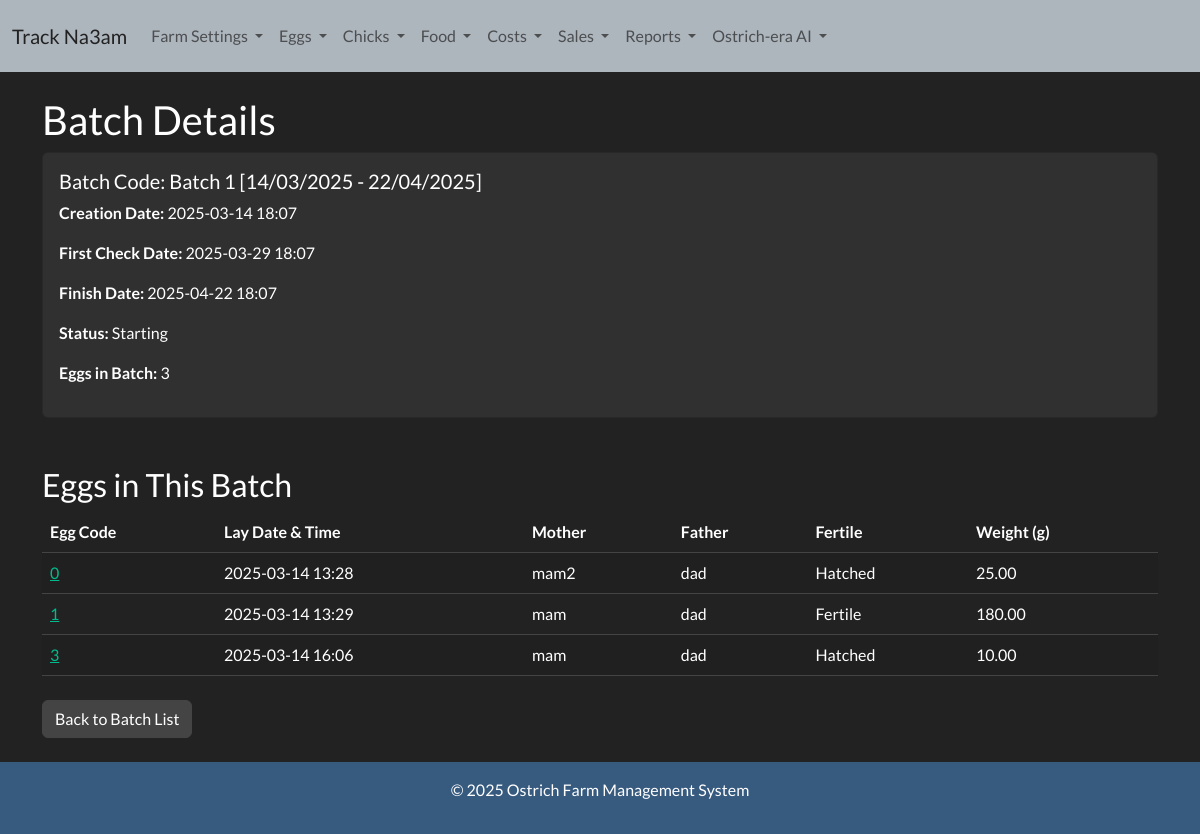
Page /batch-detail/1/ on the committed database.
### ostrich/models.py (models this page shows, shortened)
class Batch(models.Model):
    creation_date = models.DateTimeField(default=timezone.now)
    first_check_date = models.DateTimeField(blank=True, null=True)
    finish_date = models.DateTimeField(blank=True, null=True)
    batch_code = models.CharField(max_length=100, unique=True, blank=True)
    @property
    def status(self):
        now = timezone.now()
        if now < self.first_check_date:
            return "Starting"
        elif self.first_check_date <= now < self.finish_date:
            return "First Check Done"
        else:
            return "Finished"
    @property
    def number_of_eggs(self):
        return self.eggs.count()

class Egg(models.Model):
    sale_choices = (
        ('exists','exists'),
        ('sold','sold')
    )
    egg_code = models.CharField(max_length=50, unique=True)
    lay_date_time = models.DateTimeField(default=timezone.now)
    mother = models.ForeignKey('Ostrich', on_delete=models.PROTECT, related_name='eggs_laid', null=True, blank=True)
    father = models.ForeignKey('Ostrich', on_delete=models.PROTECT, related_name='eggs_fathered', null=True, blank=True)
    fertile = models.CharField(
        max_length=20,
        default='Waiting First Check',
        choices=[
            ('Waiting First Check', 'Waiting First Check'),
            ('Fertile', 'Fertile'),
            ('Not Fertile', 'Not Fertile')
        ]
    )
    weight = models.DecimalField(max_digits=5, decimal_places=2, null=True, blank=True)
    batch = models.ForeignKey('Batch', on_delete=models.SET_NULL, null=True, blank=True, related_name='eggs')
    status = models.CharField(max_length= 100, default="exists",choices = sale_choices, null=True)

class Ostrich(models.Model):
    gender_choices= (
        ('male','male'),
        ('female','female')
    )
    existance_choices = (
        ('exists','exists'),
        ('sold', 'sold'),
        ('slaughtered','Slaughtered')
    )
    family = models.ForeignKey(Family, on_delete=models.CASCADE, related_name='ostriches')
    name = models.CharField(max_length=100)
    age = models.IntegerField(blank=True, null=True)
    gender = models.CharField(max_length= 100, choices = gender_choices, null=True)
    status = models.CharField(max_length= 100, default="exists",choices = existance_choices, null=True)

### ostrich/views.py (the view)
# urls.py: path('batch-detail/<int:batch_id>/', views.batch_detail, name='batch_detail'),
def batch_detail(request, batch_id):
    batch = get_object_or_404(Batch, id=batch_id)
    return render(request, 'eggs/batch_detail.html', {'batch': batch})

### templates/eggs/batch_detail.html
{% extends 'base.html' %}
{% block content %}
<h2>Batch Details</h2>
<div class="card">
    <div class="card-body">
        <h5 class="card-title">Batch Code: {{ batch.batch_code }}</h5>
        <p><strong>Creation Date:</strong> {{ batch.creation_date|date:"Y-m-d H:i" }}</p>
        <p><strong>First Check Date:</strong> {{ batch.first_check_date|date:"Y-m-d H:i" }}</p>
        <p><strong>Finish Date:</strong> {{ batch.finish_date|date:"Y-m-d H:i" }}</p>
        <p><strong>Status:</strong> {{ batch.status }}</p>
        <p><strong>Eggs in Batch:</strong> {{ batch.number_of_eggs }}</p>
    </div>
</div>
<br><br>
<h3>Eggs in This Batch</h3>
<table class="table table-striped">
    <thead>
        <tr>
            <th>Egg Code</th>
            <th>Lay Date & Time</th>
            <th>Mother</th>
            <th>Father</th>
            <th>Fertile</th>
            <th>Weight (g)</th>
        </tr>
    </thead>
    <tbody>
        {% for egg in batch.eggs.all %}
        <tr>
            <td><a href="{% url 'egg_detail' egg.egg_code %}">{{ egg.egg_code }}</a></td>
            <td>{{ egg.lay_date_time|date:"Y-m-d H:i" }}</td>
            <td>{{ egg.mother.name|default:"N/A" }}</td>
            <td>{{ egg.father.name|default:"N/A" }}</td>
            <td>{{ egg.fertile }}</td>
            <td>{{ egg.weight|default:"N/A" }}</td>
        </tr>
        {% empty %}
        <tr>
            <td colspan="6" class="text-center">No eggs in this batch.</td>
        </tr>
        {% endfor %}
    </tbody>
</table>
<div class="mt-4">
    <a href="{% url 'batch_list' %}" class="btn btn-secondary">Back to Batch List</a>
</div>
{% endblock %}

### rows in the picture
Batch: batch_code "Batch 1 [14/03/2025 - 22/04/2025]", creation_date "2025-03-14 18:07", first_check_date "2025-03-29 18:07", finish_date "2025-04-22 18:07", status "Starting", number_of_eggs "3"
Egg: egg_code "0", lay_date_time "2025-03-14 13:28", mother.name "mam2", father.name "dad", fertile "Hatched", weight "25.00"
Egg: egg_code "1", lay_date_time "2025-03-14 13:29", mother.name "mam", father.name "dad", fertile "Fertile", weight "180.00"
Egg: egg_code "3", lay_date_time "2025-03-14 16:06", mother.name "mam", father.name "dad", fertile "Hatched", weight "10.00"
